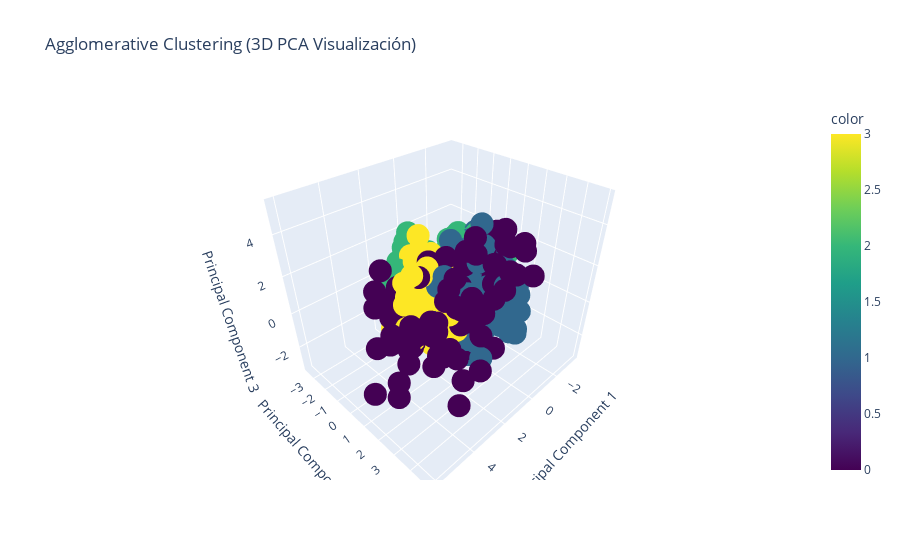

Write notebook code for a chart like this one.
### Markdown cell above
Modelo con linkage = 'ward', 4 clusters

### Code cell
ac4_w = AgglomerativeClustering(n_clusters = 4, linkage='ward') 
labels4_w = ac4_w.fit_predict(X_principal)

# Visualización en 3D con plotly
fig = px.scatter_3d(
    X_pca3, x='P1', y='P2', z='P3', 
    color=labels4_w, 
    title='Agglomerative Clustering (3D PCA Visualización)',
    labels={'P1': 'Principal Component 1', 'P2': 'Principal Component 2', 'P3': 'Principal Component 3'},
    color_continuous_scale='Viridis'
)
fig.show()

# Evaluación del Modelo
sil_score = silhouette_score(X_principal, labels4_w)
davies_bouldin = davies_bouldin_score(X_principal, labels4_w)
print(f'Silhouette Score: {sil_score}')
print(f'Davies-Bouldin Score: {davies_bouldin}')

### Figure 1 — Plotly figure (JSON) as saved in the notebook; plotly's stock layout.template omitted (floating-point values rounded to 4 significant figures; data arrays with more than 128 entries replaced by an {"elided": "..."} marker saying what was removed)
{"data": [{"hovertemplate": "Principal Component 1=%{x}<br>Principal Component 2=%{y}<br>Principal Component 3=%{z}<br>color=%{marker.color}<extra></extra>", "legendgroup": "", "marker": {"color": {"elided": "849 int values"}, "coloraxis": "coloraxis", "symbol": "circle"}, "mode": "markers", "name": "", "scene": "scene", "showlegend": false, "type": "scatter3d", "x": {"elided": "849 float values"}, "y": {"elided": "849 float values"}, "z": {"elided": "849 float values"}}], "layout": {"coloraxis": {"colorbar": {"title": {"text": "color"}}, "colorscale": [[0, "#440154"], [0.1111, "#482878"], [0.2222, "#3e4989"], [0.3333, "#31688e"], [0.4444, "#26828e"], [0.5556, "#1f9e89"], [0.6667, "#35b779"], [0.7778, "#6ece58"], [0.8889, "#b5de2b"], [1, "#fde725"]]}, "legend": {"tracegroupgap": 0}, "scene": {"domain": {"x": [0, 1], "y": [0, 1]}, "xaxis": {"title": {"text": "Principal Component 1"}}, "yaxis": {"title": {"text": "Principal Component 2"}}, "zaxis": {"title": {"text": "Principal Component 3"}}}, "title": {"text": "Agglomerative Clustering (3D PCA Visualización)"}}}
